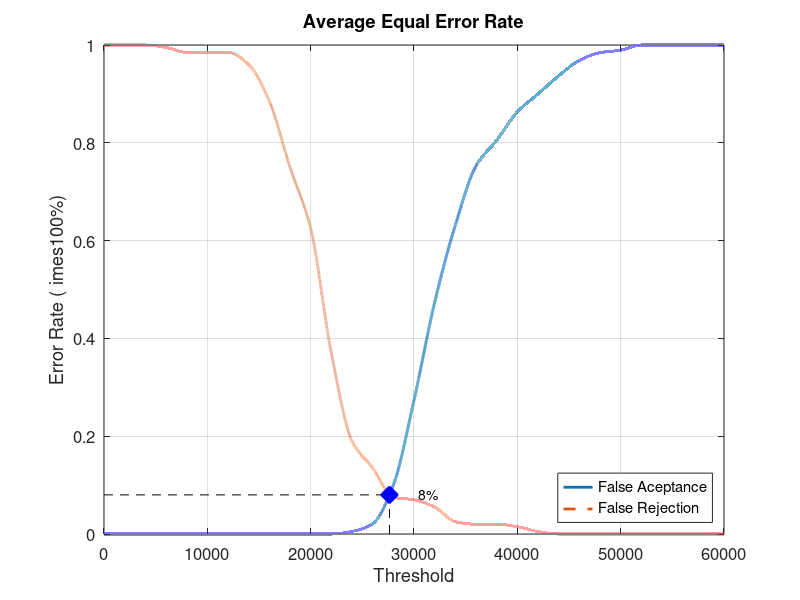
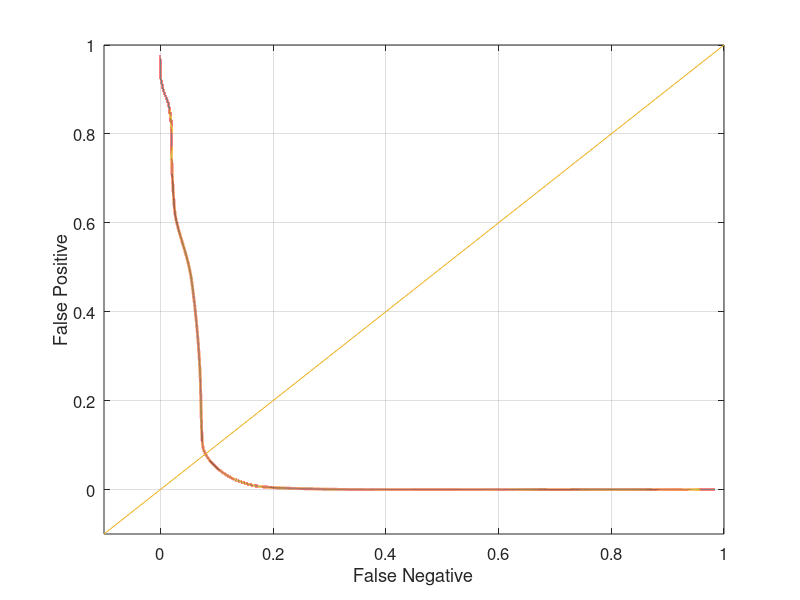

The MATLAB script that drew these images, in order:
close all;
clear;
clc;
x = 0:2000:60000;
xq = 0:0.5:60000;

y0 = [0 0 0 0 0 0 0 0 0 0 0 0 0.00526316 0.0210526 0.1 0.273684 0.473684 0.631579 0.752632 0.805263 0.863158 0.9 0.936842 0.968421 0.984211 0.989474 1 1 1 1 1]
yy0 = interp1(x, y0, xq, 'pchip');
y1 = [1 1 1 0.995 0.985 0.985 0.985 0.96 0.885 0.75 0.625 0.37 0.19 0.135 0.075 0.07 0.055 0.025 0.02 0.02 0.015 0.005 0 0 0 0 0 0 0 0 0]
yy1 = interp1(x, y1, xq, 'pchip');

% Calculating EER: 
y2 = abs(y0 - y1);
find(y2 == min(y2))
yy2 = abs(yy0 - yy1);
xEER = find(yy2 == min(yy2));
xEERIndex = xq(xEER) % X-axis EER
yEER = yy0(xEER) % Y-axis EER

main = figure
plot(xq, yy0,'-','LineWidth', 2);	hold on
plot(xq, yy1,'--','LineWidth', 2);	hold on
plot([xEERIndex xEERIndex], [0 yEER], 'k--');	hold on
plot([0 xEERIndex], [yEER yEER], 'k--');	hold on
plot(xEERIndex, yEER, 'bx', 'LineWidth', 10);	hold on
text(xEERIndex + 10 * xEERIndex / 100, yEER, [num2str(round((10000 * yEER)) / 100) '%'])
legend('False Aceptance', 'False Rejection', 'Location', 'SouthEast')
xlabel('Threshold')
ylabel('Error Rate (	imes100%)')
title('Average Equal Error Rate')
set(gca, 'FontSize', 12)
axis([0 60000 0 1])
grid on

print(main, 'Database2_1Main', '-dpng');
FNRxFPR = figure('Color', [1 1 1]);
plot(yy1, yy0, '-', yy1, yy0, 'LineWidth', 2);
hold on
y = -0.1:0.1:1
plot(y, y); 
set(gca, 'FontSize', 12)
xlabel('False Negative')
ylabel('False Positive')
axis([-0.1 1 -0.1 1])
set(gca, 'FontSize', 12)
grid on

print(FNRxFPR, 'Database2_1FNRxFPR','-dpng');
